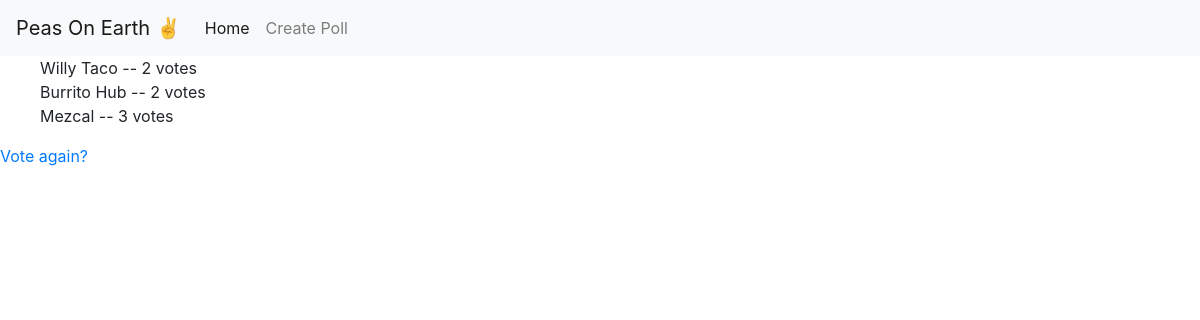
/1/results/, run on the app's committed database.
### lunch_poll/models.py (models this page shows, shortened)
class Location(models.Model):
    lunch = models.ForeignKey(Lunch, on_delete=models.CASCADE)
    title = models.CharField(max_length=100, default='generic')
    description = models.TextField(default=True)
    votes = models.IntegerField(default=0)

### lunch_poll/views.py (the view)
# urls.py: path('<int:pk>/results/', views.ResultsView.as_view(), name='results'),
class ResultsView(TemplateView):
    template_name = 'results.html'
    def get_context_data(self, **kwargs):
        vote_pk = self.kwargs.get('pk')
        vote = Lunch.objects.get(pk=vote_pk)
        context = {
            'vote': vote
        }
        return context

### lunch_poll/templates/results.html
{% extends 'base.html' %}
{% block content %}
<ul class="center">
    {% for location in vote.location_set.all %}
        <li> {{ location.title }} -- {{ location.votes }} vote{{ location.votes|pluralize }}</li>
    {% endfor %}
</ul>
    <div class="center">
    <a href="{% url 'lunch_poll:detail' vote.id %}">Vote again?</a>
    </div>
{% endblock %}

### lunch_poll/static/styles.css (style rules this page uses)
body { background-image: url("images/restaurant.jpg"); height: 100%; background-position: center; background-repeat: no-repeat; background-size: 100% auto; background-attachment: fixed; }
ul { list-style-type: none; }

### data on the page
Location: title "Willy Taco", votes "2"
Location: title "Burrito Hub", votes "2"
Location: title "Mezcal", votes "3"
